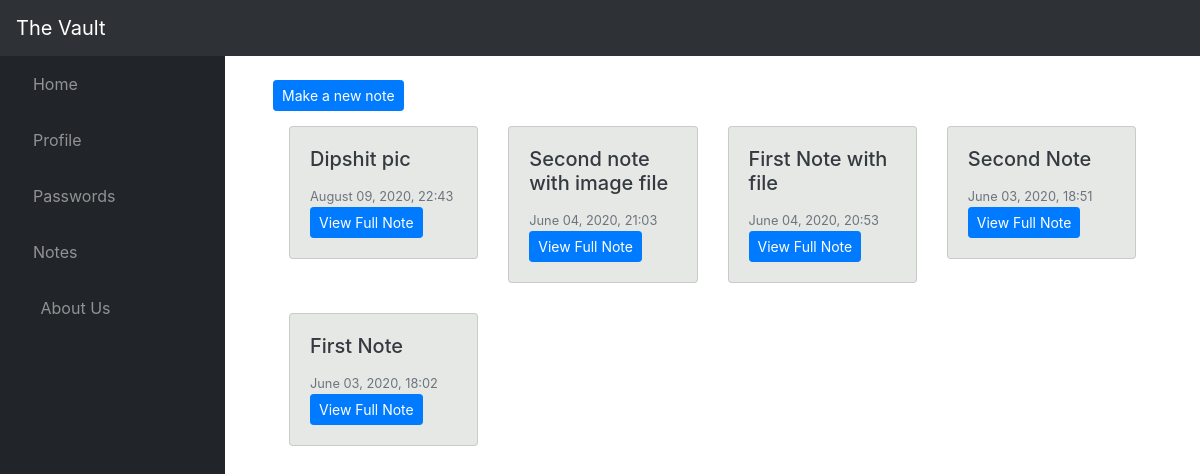
/notes/RedonEmini/ (signed in), run on the app's committed database.
### theVault/models.py (models this page shows, shortened)
class NewNote(models.Model):
	titulli = models.CharField(max_length=50, null= True, blank = True,verbose_name="Title")
	pershkrimi = RichTextUploadingField(max_length=1000, null= True, blank = True, verbose_name="Content", config_name='default')
	koha_posti = models.DateTimeField(default=timezone.now)
	files = models.FileField(upload_to = 'files', null= True, blank = True)
	vault_user_profile = models.ForeignKey(User, on_delete=models.CASCADE)

### theVault/views.py (the view)
# urls.py: path('notes/<str:username>/', NoteListView.as_view(), name='notes-page'),
class NoteListView(LoginRequiredMixin, ListView):
	model = NewNote
	template_name = "theVault/viewNotes.html"
	context_object_name = 'vault_NewNotes'
	ordering = ['-koha_posti']
	def get_queryset(self):
		user = get_object_or_404(User, username=self.kwargs.get('username'))
		return NewNote.objects.filter(vault_user_profile=user).order_by('-koha_posti')

### theVault/templates/theVault/viewNotes.html
{% extends "theVault/base.html" %}
{% block content %}
{% load crispy_forms_tags %}
  <a href="{% url 'create-note' %}" class="btn btn-primary btn-rounded btn-sm mt-4 ml-3">Make a new note</a>
        <div class="container">
          <div class="row">
             {% for note in vault_NewNotes %}
             <a href="{% url 'note-detail' note.id %}" class="text-dark">
              <div class="col-md-3 col-sm-5">
                <div class="card" style='margin-top: 8%;background-color: #e6e8e6;margin-bottom: 8%;'>
                  <div class="card-body">
                    <h5 class="card-title">{{ note.titulli }}</h5>
                    <div class="article-metadata">
                      <small class="text-muted">{{note.koha_posti|date:"F d, Y, H:i" }}</small>
                    </div>
                    <a href="{% url 'note-detail' note.id %}" class="btn btn-primary btn-sm">View Full Note</a>
                     </div>
                </div>
            </div>
          </a>
          {% endfor %}
      </div>
{% endblock content %}

### data on the page
NewNote: titulli "Dipshit pic", koha_posti "August 09, 2020, 22:43"
NewNote: titulli "Second note with image file", koha_posti "June 04, 2020, 21:03"
NewNote: titulli "First Note with file", koha_posti "June 04, 2020, 20:53"
NewNote: titulli "Second Note", koha_posti "June 03, 2020, 18:51"
NewNote: titulli "First Note", koha_posti "June 03, 2020, 18:02"
